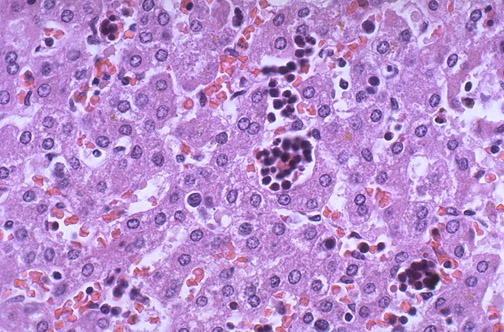
#> input picture chapter06/resources/LIVER176.jpg, 504 x 332 px
$ jupyter execute immunohistochemical-staining-separation.ipynb
#> lines starting #> are read from the running program, lines starting #| are printed output that depends on the picture
[cell 1]
from skimage.color import rgb2hed
from skimage import io
import matplotlib.pyplot as plt


from matplotlib.colors import LinearSegmentedColormap
im_rgb=io.imread('resources/LIVER176.jpg' )
#> im_rgb is the input picture: shape (332, 504, 3); mean R, G, B 185.8, 143.1, 207.7
"""
This is normal fetal liver at high power with
islands of extramedullary hematopoiesis (mainly RBC precursors)
along with the liver cords.
In addition to albumin, the fetal liver produces alpha-fetoprotein.
http://library.med.utah.edu/WebPath/HISTHTML/NORMAL/NORM118.html
   """

cmap_hema = LinearSegmentedColormap.from_list('mycmap', ['white', 'navy'])

cmap_eosin = LinearSegmentedColormap.from_list('mycmap', ['darkviolet',
                                               'white'])
cmap_dab = LinearSegmentedColormap.from_list('mycmap', ['white',
                                       'saddlebrown'])

ihc_hed = rgb2hed(im_rgb)
#> ihc_hed: shape (332, 504, 3) float64; mean of channels 0, 1, 2 0.0336, 0.0186, 0.00704


fig, axes = plt.subplots(nrows=2, ncols=2, sharex=True, sharey=True,figsize=(16, 7),subplot_kw={'adjustable': 'box-forced'})
axes[0,0].imshow(im_rgb)
axes[0,0].set_xticks([]), axes[0,0].set_yticks([])
axes[0,0].set_title("Original:Fetal liver tissue")

axes[0,1].imshow(ihc_hed[:, :,0],cmap=cmap_hema)
axes[0,1].set_title("Hematoxylin")


axes[1,0].imshow(ihc_hed[:, :, 1],cmap=cmap_eosin)
axes[1,0].set_xticks([]), axes[1,0].set_yticks([])
axes[1,0].set_title("eosin")

axes[1,1].imshow(ihc_hed[:, :, 2],cmap=cmap_dab)
axes[1,1].set_title("DAB")


plt.tight_layout()
plt.show()
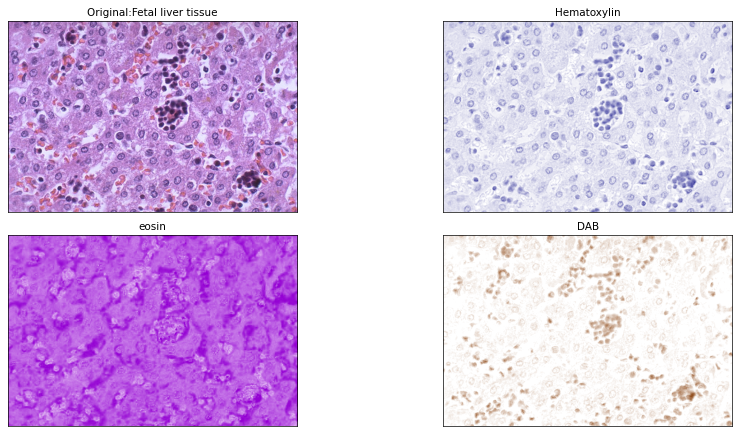
#> figure drawn by matplotlib, 4 panels

[cell 2]
import numpy as np

from skimage.exposure import rescale_intensity

# Rescale hematoxylin and DAB signals and give them a fluorescence look
h = rescale_intensity(ihc_hed[:, :, 0], out_range=(0, 1))
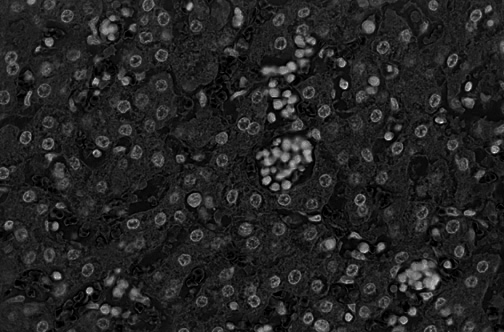
#> h: shape (332, 504) float64; min 0, max 1, mean 0.143
d = rescale_intensity(ihc_hed[:, :, 2], out_range=(0, 1))
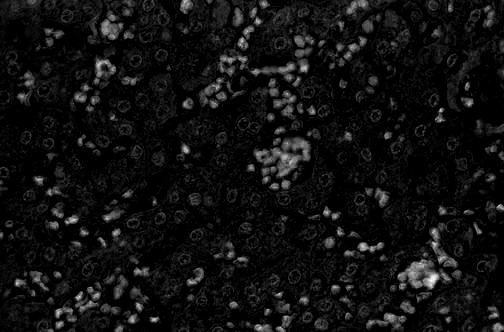
#> d: shape (332, 504) float64; min 0, max 1, mean 0.0645
zdh = np.dstack((np.zeros_like(h), d, h))
#> zdh: shape (332, 504, 3) float64; mean of channels 0, 1, 2 0, 0.0645, 0.143


fig, axe = plt.subplots(nrows=1, ncols=1, sharex=True, sharey=True,figsize=(7, 4),subplot_kw={'adjustable': 'box-forced'})
axe.imshow(zdh)
axe.set_xticks([]), axe.set_yticks([])
axe.set_title("Stain separated image (rescaled)")

axe.axis('off')
plt.show()

$ run again, with chapter06/resources/amnig.jpg copied over chapter06/resources/LIVER176.jpg
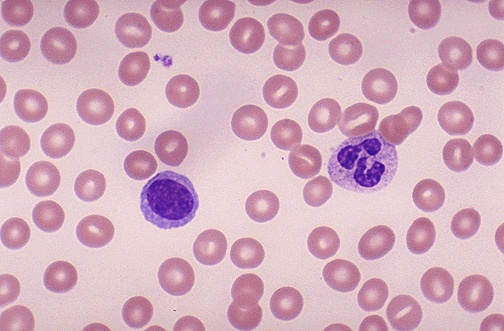
#> input picture chapter06/resources/amnig.jpg, 504 x 331 px
#> im_rgb is the input picture: shape (331, 504, 3); mean R, G, B 211.9, 173.4, 189.9
#> ihc_hed: shape (331, 504, 3) float64; mean of channels 0, 1, 2 0.0113, 0.00978, 0.0228
#> `h = rescale_intensity(ihc_hed[:, :, 0], out_range=(0, 1))`:
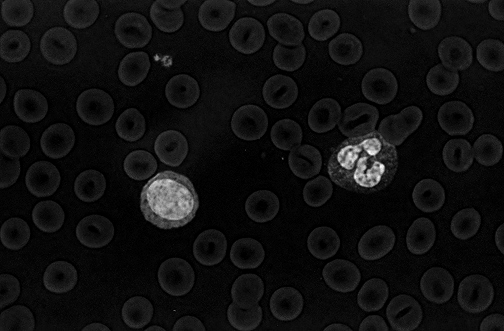
#> h: shape (331, 504) float64; min 0, max 1, mean 0.0641
#> `d = rescale_intensity(ihc_hed[:, :, 2], out_range=(0, 1))`:
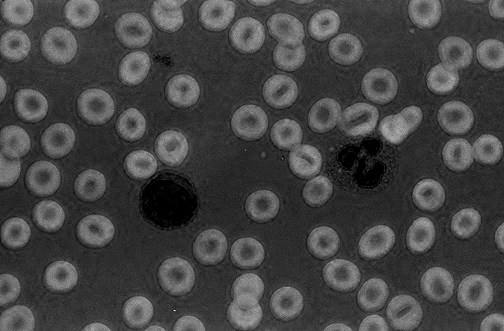
#> d: shape (331, 504) float64; min 0, max 1, mean 0.266
#> zdh: shape (331, 504, 3) float64; mean of channels 0, 1, 2 0, 0.266, 0.0641
